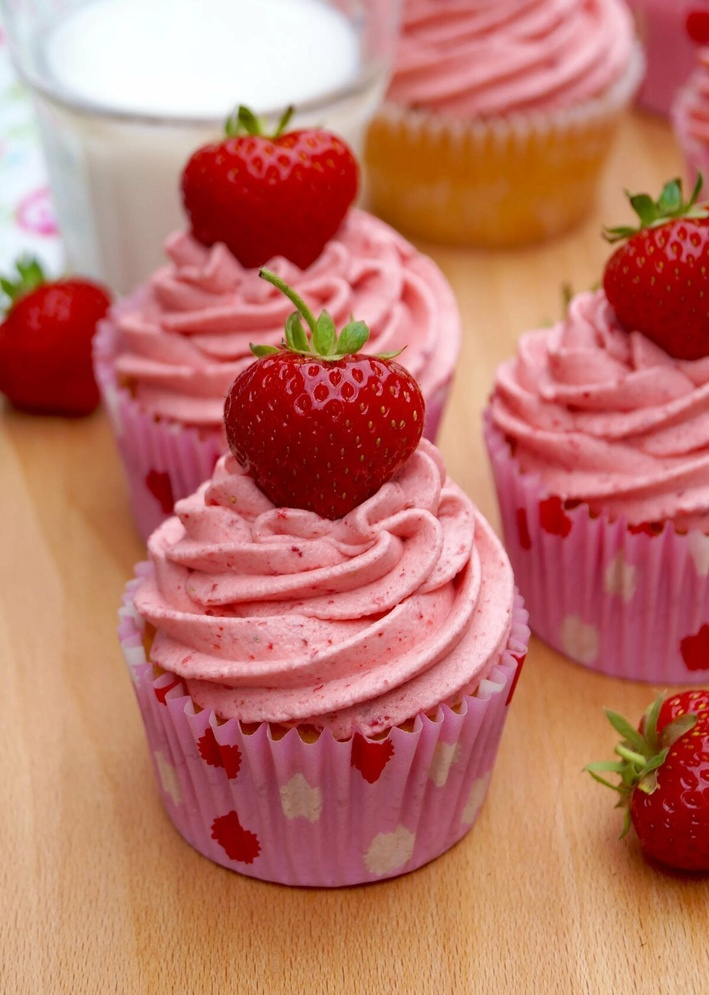
#> input picture lab5/chery.jpg, 709 x 995 px, shrunk from 1200 x 1685 before the run, found by its file name
$ python lab5.py
#> lines starting #> are read from the running program, lines starting #| are printed output that depends on the picture; after the words box and inside, x2 and y2 are one past the last pixel; in counts of white or black regions, pixels touching at a corner belong together
import cv2 as cv
import numpy as np
import matplotlib.pyplot as plt
img = cv.imread('D:\laby python\obrabotka\lab5\chery.jpg')
#> img is the input picture: shape (995, 709, 3); mean B, G, R 104.3, 118.1, 189.3


bright_img = cv.convertScaleAbs(img, alpha=1.2, beta=50)
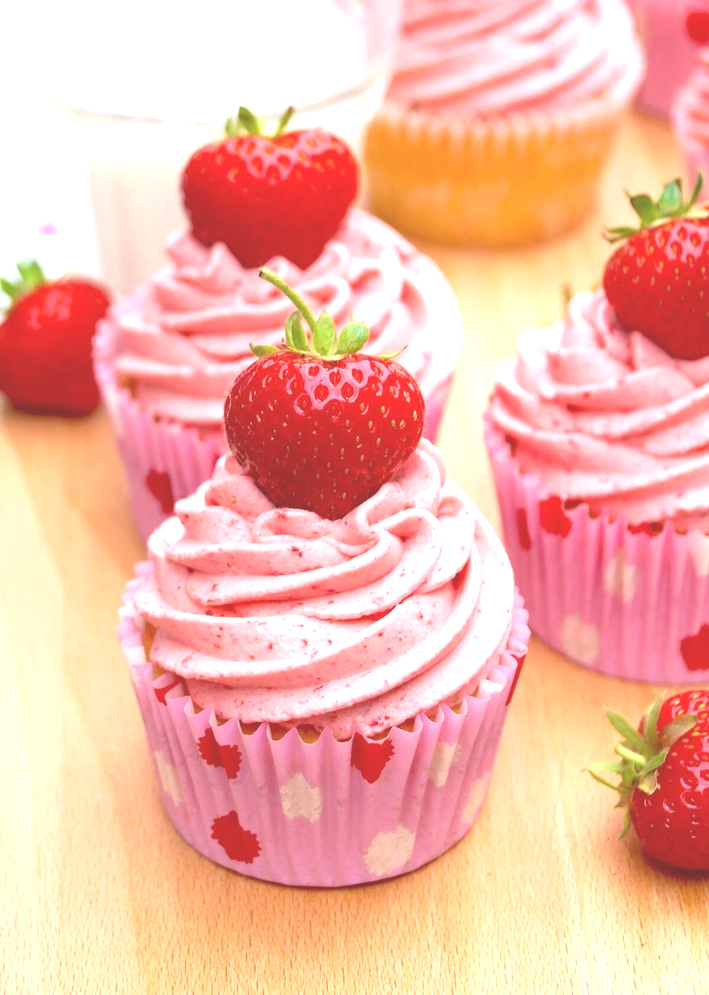
#> bright_img: shape (995, 709, 3); mean B, G, R 167.5, 184.2, 246.2


hsv = cv.cvtColor(bright_img, cv.COLOR_BGR2HSV)
#> hsv: shape (995, 709, 3); mean H, S, V 61.6, 88.6, 246.3

# Определение диапазона красного цвета в HSV
lower_red = np.array([0,100,100])
upper_red = np.array([1,255,255])

#  маски к изображению
mask = cv.inRange(hsv, lower_red, upper_red)
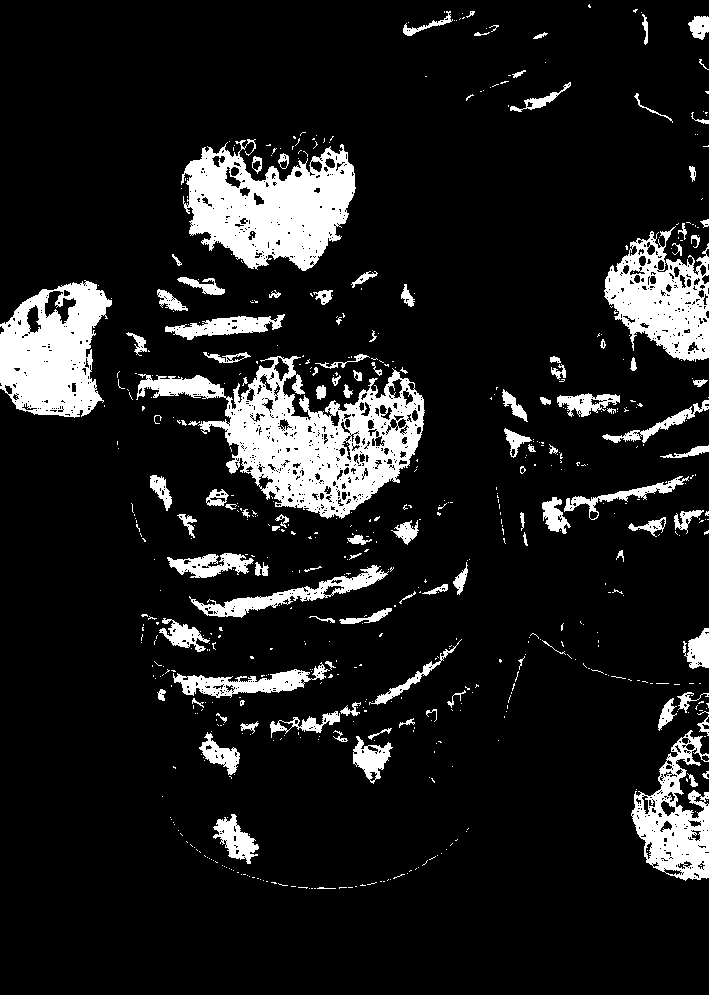
#> mask: shape (995, 709); 11.7% white; 621 white regions (505 under 20 px), largest, box (x1, y1, x2, y2) and area: (136, 356, 425, 519) 18250, (181, 139, 356, 271) 13762, (0, 280, 112, 418) 10108

# Бинарное изображение, где красные области белые, а все остальные черные
result = cv.bitwise_and(bright_img, bright_img, mask=mask)
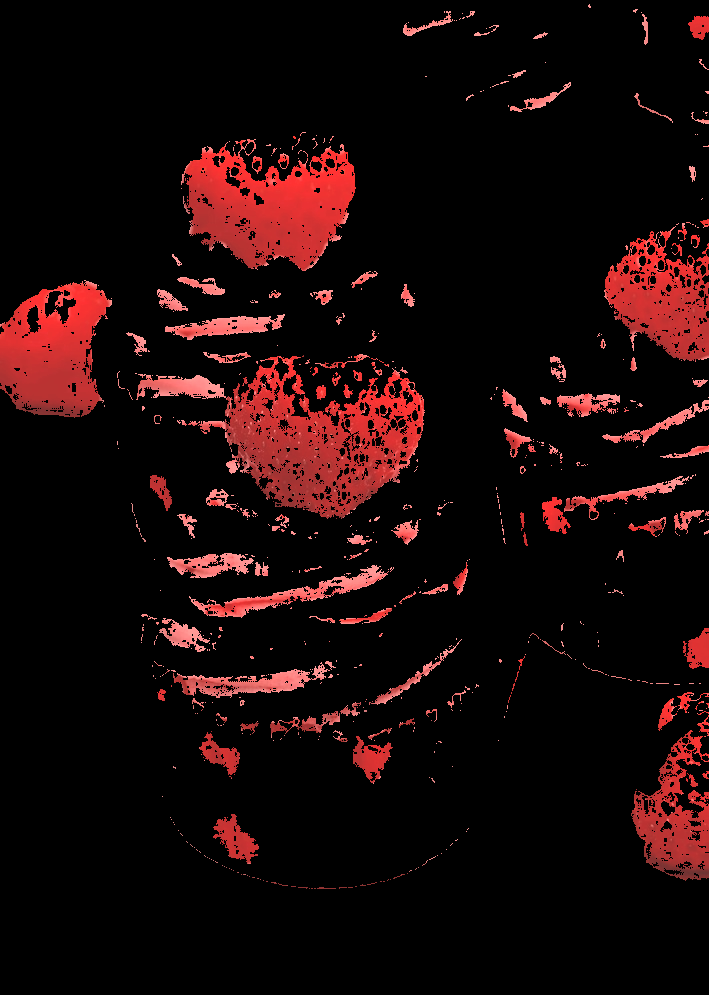
#> result: shape (995, 709, 3); mean B, G, R 8.4, 8.5, 25.7


plt.figure(figsize=(15, 15))


plt.subplot(1, 4, 1)
plt.imshow(cv.cvtColor(img, cv.COLOR_BGR2RGB))
plt.title('Original Image')

plt.subplot(1, 4, 2)
plt.imshow(cv.cvtColor(bright_img, cv.COLOR_BGR2RGB))
plt.title('Brightened Image')

plt.subplot(1, 4, 3)
plt.imshow(mask, cmap='gray')
plt.title('Mask')

plt.subplot(1, 4, 4)
plt.imshow(cv.cvtColor(result, cv.COLOR_BGR2RGB))
plt.title('Result Image')

plt.show()
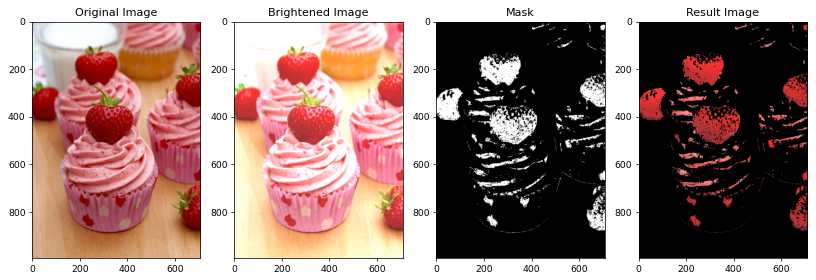
#> figure drawn by matplotlib, 4 panels
